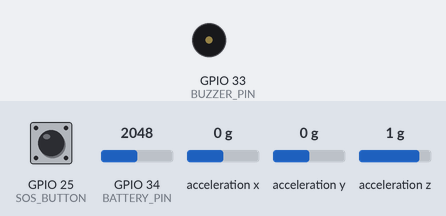
This sketch was run on a simulated ESP32. On the bench: buzzer (waves = sounding, pin HIGH). Wiring (inferred from the names in the program): MPU-6050 motion sensor at I2C address 0x68. The inputs (shaded band) are chosen by the test bench; at power-on: GPIO 25 (SOS_BUTTON) HIGH, GPIO 34 (BATTERY_PIN) = 2048, acceleration x 0 g, acceleration y 0 g, acceleration z 1 g (analog values on the 0–4095 scale). WiFi joins after 1.5 s; servers stay silent unless stated; uploads are accepted with an empty reply; what the sketch prints to the serial monitor is not drawn.

Above: at 3.7 s.
3.8 s: GPIO 25 (SOS_BUTTON) pulled LOW for 0.15 s
At 4.9 s:
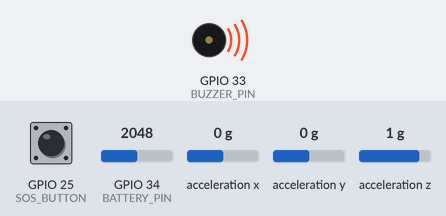
5.4 s: GPIO 25 (SOS_BUTTON) pulled LOW for 1 s
At 6.0 s:
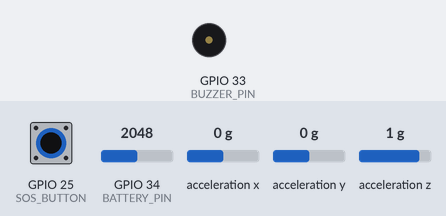
7.9 s: GPIO 25 (SOS_BUTTON) pulled LOW for 3.2 s
At 9.2 s:
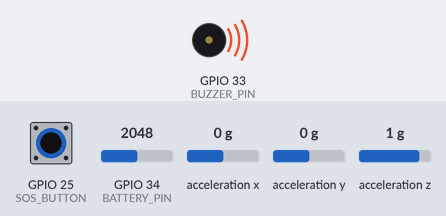
Timing chart, 0 to 10.9 s (numbered marks = the images above; inputs shaded):
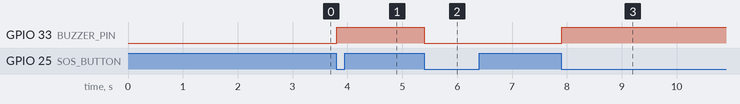

The sketch:

smart_fall_detection.ino
```cpp
#include <ArduinoJson.h>
#include <HTTPClient.h>
#include <WiFi.h>
#include <WiFiClientSecure.h>
#include <Wire.h>
#include <math.h>

const char *WIFI_SSID = "KONTRAKAN BARU";
const char *WIFI_PASSWORD = "kuncipintu";

const char *API_BASE_URL = "https://smartfalldetection-production.up.railway.app";
const char *DEVICE_TOKEN = "auunduulA7rlmkXu";

const char *ENDPOINT_SENSOR = "/api/sensor-data";
const char *ENDPOINT_FALL = "/api/fall-detected";
const char *ENDPOINT_SOS = "/api/sos";

#define SDA_PIN 32
#define SCL_PIN 26

#define BUZZER_PIN 33
#define SOS_BUTTON 25

#define BATTERY_PIN 34
float impactThreshold = 2.8;
float movementThreshold = 1.2;

unsigned long immobilityTime = 3000;

bool impactDetected = false;
bool fallAlarm = false;
bool sosAlarm = false;

unsigned long impactTime = 0;
float impactMagnitude = 0.0; // peak G captured at moment of impact

int lastButtonState = HIGH;

unsigned long lastSendTime = 0;
const unsigned long sendInterval = 2000;

bool getAlarmState() { return fallAlarm || sosAlarm; }
void connectWiFi() {
  Serial.print("Connecting WiFi");
  WiFi.begin(WIFI_SSID, WIFI_PASSWORD);

  int retry = 0;
  while (WiFi.status() != WL_CONNECTED && retry < 20) {
    delay(500);
    Serial.print(".");
    retry++;
  }

  if (WiFi.status() == WL_CONNECTED) {
    Serial.println("\n✅ WiFi Connected");
    Serial.print("IP Address: ");
    Serial.println(WiFi.localIP());
  } else {
    Serial.println("\n❌ WiFi Failed");
  }
}

float readBatteryPercentage() {
  int adcValue = analogRead(BATTERY_PIN);

  float pinVoltage = (adcValue / 4095.0) * 3.3;
  float batteryVoltage = pinVoltage * 2.0;

  float percentage = ((batteryVoltage - 3.3) / (4.2 - 3.3)) * 100.0;

  if (percentage > 100.0) percentage = 100.0;
  if (percentage < 0.0) percentage = 0.0;

  Serial.printf("[BATTERY] ADC: %d | Pin V: %.2fV | Bat V: %.2fV | %0.1f%%\n",
                adcValue, pinVoltage, batteryVoltage, percentage);

  return percentage;
}

void sendSensorData(float mag, float ax, float ay, float az, float battery) {
  if (WiFi.status() != WL_CONNECTED)
    return;

  WiFiClientSecure client;
  client.setInsecure();

  HTTPClient http;
  String url = String(API_BASE_URL) + ENDPOINT_SENSOR;

  http.begin(client, url);
  http.addHeader("Content-Type", "application/json");
  http.addHeader("X-Device-Token", DEVICE_TOKEN);
  http.addHeader("Accept", "application/json");

  StaticJsonDocument<256> doc;
  doc["magnitude"] = mag;
  doc["ax"] = ax;
  doc["ay"] = ay;
  doc["az"] = az;
  doc["battery"] = battery;
  doc["status"] = getAlarmState() ? "alarm" : "normal";

  String payload;
  serializeJson(doc, payload);

  int httpCode = http.POST(payload);

  if (httpCode == 200 || httpCode == 201) {
    String responseBody = http.getString();
    StaticJsonDocument<512> resDoc;
    DeserializationError error = deserializeJson(resDoc, responseBody);

    if (!error) {
      bool shouldBuzzerBeOn = resDoc["telemetry"]["command_buzzer"];

      if (getAlarmState() == true && shouldBuzzerBeOn == false) {
        Serial.println("🔕 ALARM DISMISSED FROM DASHBOARD!");

        fallAlarm = false;
        sosAlarm = false;
        impactDetected = false;

        digitalWrite(BUZZER_PIN, LOW);
      }
    }
    Serial.println("📡 Data sent & Sync success");
  } else {
    Serial.printf("⚠️ HTTP Error: %d\n", httpCode);
  }

  http.end();
}

void sendFallAlert(float mag) {
  if (WiFi.status() != WL_CONNECTED)
    return;

  WiFiClientSecure client;
  client.setInsecure();

  HTTPClient http;
  String url = String(API_BASE_URL) + ENDPOINT_FALL;

  http.begin(client, url);
  http.addHeader("Content-Type", "application/json");
  http.addHeader("X-Device-Token", DEVICE_TOKEN);

  StaticJsonDocument<256> doc;
  doc["event"] = "fall_detected";
  doc["magnitude"] = mag;
  doc["message"] = "Pengguna terdeteksi jatuh!";
  doc["active"] = true;

  String payload;
  serializeJson(doc, payload);

  int httpCode = http.POST(payload);
  Serial.print("HTTP FALL: ");
  Serial.println(httpCode);

  if (httpCode == 200 || httpCode == 201) {
    Serial.println("🆘 FALL alert sent!");
  } else {
    Serial.printf("⚠️ Fall Error: %d\n", httpCode);
  }

  http.end();
}

void sendSOSAlert(bool isActive) {
  if (WiFi.status() != WL_CONNECTED)
    return;

  WiFiClientSecure client;
  client.setInsecure();

  HTTPClient http;
  String url = String(API_BASE_URL) + ENDPOINT_SOS;

  http.begin(client, url);
  http.addHeader("Content-Type", "application/json");
  http.addHeader("X-Device-Token", DEVICE_TOKEN);
  http.addHeader("Accept", "application/json");

  StaticJsonDocument<256> doc;
  doc["event"] = isActive ? "sos_active" : "sos_cancelled";
  doc["message"] = isActive ? "Tombol SOS ditekan!" : "Alarm SOS dibatalkan";
  doc["active"] = isActive;

  String payload;
  serializeJson(doc, payload);

  int httpCode = http.POST(payload);
  Serial.print("HTTP SOS: ");
  Serial.println(httpCode);

  if (httpCode == 200 || httpCode == 201) {
    Serial.println("📲 SOS alert sent!");
  } else {
    Serial.printf("⚠️ SOS Error: %d\n", httpCode);
  }

  http.end();
}

void setup() {
  Serial.begin(115200);
  delay(1000);

  Wire.begin(SDA_PIN, SCL_PIN);

  Wire.beginTransmission(0x68);
  Wire.write(0x6B);
  Wire.write(0);
  Wire.endTransmission(true);

  pinMode(BUZZER_PIN, OUTPUT);
  digitalWrite(BUZZER_PIN, LOW);

  pinMode(SOS_BUTTON, INPUT_PULLUP);

  analogReadResolution(12);

  Serial.println("=================================");
  Serial.println(" SMART FALL DETECTION SYSTEM ");
  Serial.println("=================================");

  connectWiFi();

  Serial.println("✅ SYSTEM READY");
}

void loop() {
  if (WiFi.status() != WL_CONNECTED) {
    connectWiFi();
  }

  Wire.beginTransmission(0x68);
  Wire.write(0x3B);

  if (Wire.endTransmission(false) != 0) {
    Serial.println("❌ MPU6050 NOT DETECTED");
    delay(1000);
    return;
  }

  Wire.requestFrom(0x68, 6, true);

  int16_t ax_raw = Wire.read() << 8 | Wire.read();
  int16_t ay_raw = Wire.read() << 8 | Wire.read();
  int16_t az_raw = Wire.read() << 8 | Wire.read();

  float ax_g = ax_raw / 16384.0;
  float ay_g = ay_raw / 16384.0;
  float az_g = az_raw / 16384.0;

  float magnitude = sqrt((ax_g * ax_g) + (ay_g * ay_g) + (az_g * az_g));
  Serial.print("MAG: ");
  Serial.println(magnitude);

  int batteryPercentage = (int)readBatteryPercentage();

  if (millis() - lastSendTime >= sendInterval) {
    sendSensorData(magnitude, ax_g, ay_g, az_g, batteryPercentage);
    lastSendTime = millis();
  }

  if (magnitude > impactThreshold && !impactDetected) {
    Serial.println("🚨 IMPACT DETECTED!");
    impactDetected = true;
    impactTime = millis();
    impactMagnitude = magnitude; // save peak G right now, not after immobility
    Serial.printf("Impact Saved: %.3f G\n", impactMagnitude);
  }

  if (impactDetected) {
    unsigned long elapsedTime = millis() - impactTime;

    if (elapsedTime > immobilityTime) {
      if (magnitude < movementThreshold) {
        Serial.println("🆘 FALL DETECTED!");
        fallAlarm = true;
        digitalWrite(BUZZER_PIN, HIGH);
        sendFallAlert(impactMagnitude); // send the peak, not the post-immobility ~0G reading
      } else {
        Serial.println("❌ FALSE ALARM");
      }
      impactDetected = false;
    }
  }

  int currentButtonState = digitalRead(SOS_BUTTON);

  if (lastButtonState == HIGH && currentButtonState == LOW) {
    sosAlarm = !sosAlarm;

    if (sosAlarm) {
      Serial.println("🔴 EMERGENCY BUTTON");
    } else {
      Serial.println("🟢 ALERT CANCELLED");
      fallAlarm = false;
      sosAlarm = false;
    }

    digitalWrite(BUZZER_PIN, getAlarmState() ? HIGH : LOW);
    sendSOSAlert(sosAlarm);
    sendSensorData(magnitude, ax_g, ay_g, az_g, batteryPercentage);
  }

  lastButtonState = currentButtonState;

  digitalWrite(BUZZER_PIN, getAlarmState() ? HIGH : LOW);
}
```

Measured:
- after the input at 3.8 s, GPIO 33 (BUZZER_PIN): LOW → HIGH at once
- after the input at 5.4 s, GPIO 33 (BUZZER_PIN): HIGH → LOW at once
- after the input at 7.9 s, GPIO 33 (BUZZER_PIN): LOW → HIGH at once
